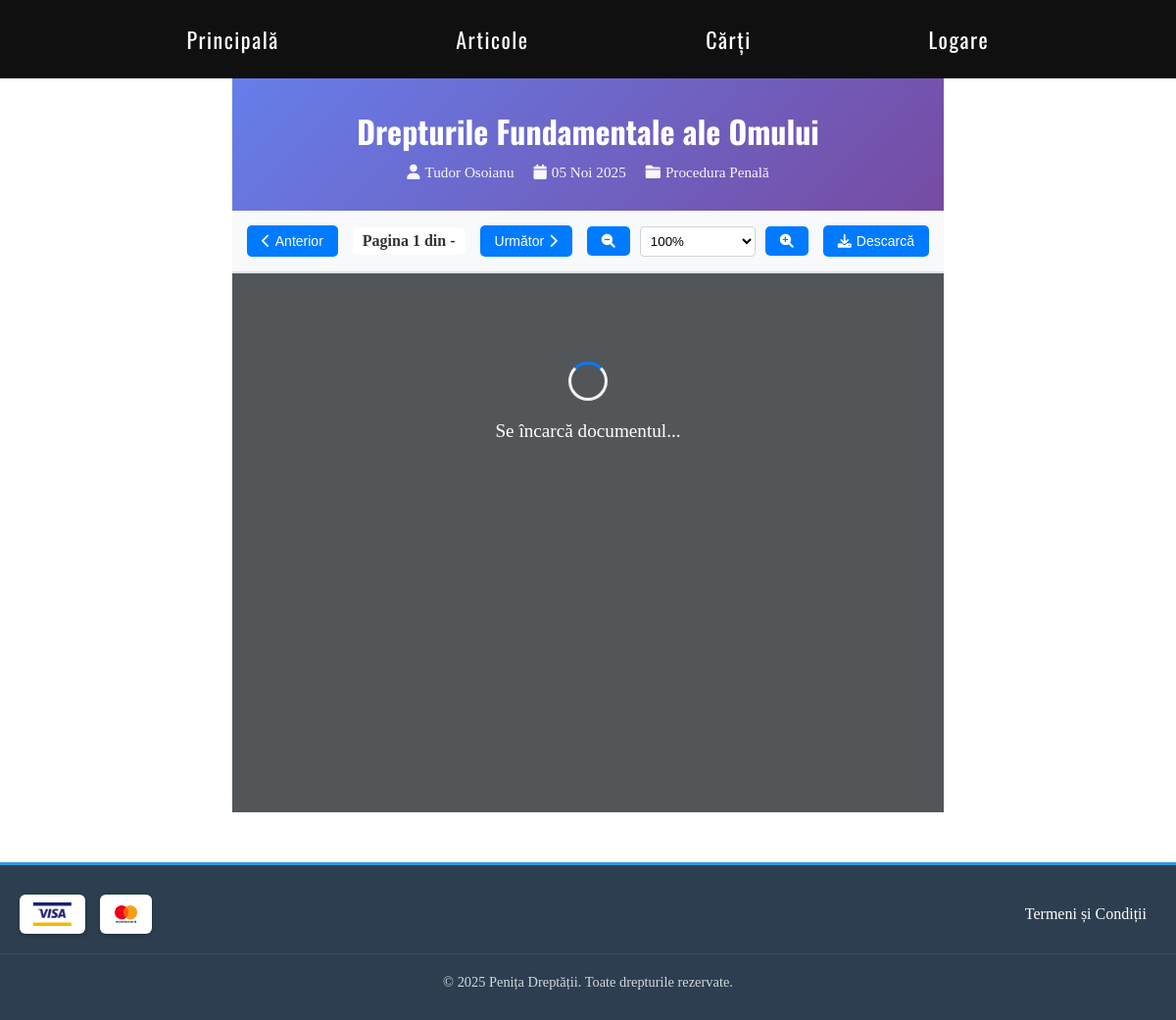
Screenshot of /articles/drepturile-fundamentale-ale-omului/ with the database file from the repository.
### articles/models.py (models this page shows, shortened)
class Article(models.Model):
    CATEGORY_CHOICES = (
        ('procedura_penala', 'Procedura Penală'),
        ('criminalistica', 'Criminalistica'),
        ('alte_stiinte', 'Alte Științe'),
    )
    authors = (
        ('Tudor Osoianu', 'Tudor Osoianu'),
        ('Dinu Ostavciuc', 'Dinu Ostavciuc'),
        ('Tudor Osoianu, Dinu Ostavciuc', 'Tudor Osoianu, Dinu Ostavciuc')
    )
    name = models.CharField(max_length=256)
    description = models.TextField(max_length=500, blank=True, null=True)
    file = models.FileField(upload_to='files/articles')
    publication_date = models.DateField(auto_now_add=True, blank=True, null=True)
    author = models.CharField(max_length=256, choices=authors)
    category = models.CharField(max_length=50, choices=CATEGORY_CHOICES, null=True, blank=True)
    slug = models.SlugField()
    class Meta:
        verbose_name = 'Articol'
        verbose_name_plural = 'Articole'

### articles/views.py (the view)
# urls.py: path('articles/<slug:slug>/', views.article_detail, name='article_detail'),
def article_detail(request, slug):
    article = get_object_or_404(Article, slug=slug)
    print(article.file.url)  # Проверяем правильность URL
    return render(request, 'articles/article_detail.html', {'article': article})

### templates/articles/article_detail.html (shortened to what this page needs)
{% extends 'base.html' %}
{% load static %}
{% block css_link %}
<link rel="stylesheet" href="https://cdnjs.cloudflare.com/ajax/libs/pdf.js/3.11.174/pdf_viewer.min.css">
{% endblock css_link %}
{% block content %}
{% include 'navbar.html' %}
<div class="article-container">
    <div class="article-header">
        <h1>{{ article.name }}</h1>
        <div class="article-meta">
            <span><i class="fas fa-user"></i> {{ article.author }}</span>
            <span><i class="fas fa-calendar"></i> {{ article.publication_date|date:"d M Y" }}</span>
            {% if article.category %}
            <span><i class="fas fa-folder"></i> {{ article.get_category_display }}</span>
            {% endif %}
        </div>
    </div>
    <div class="pdf-controls">
        <button id="prev-page" onclick="previousPage()">
            <i class="fas fa-chevron-left"></i> Anterior
        </button>
        <span class="page-info">
            Pagina <span id="current-page">1</span> din <span id="total-pages">-</span>
        </span>
        <button id="next-page" onclick="nextPage()">
            Următor <i class="fas fa-chevron-right"></i>
        </button>
        <div class="zoom-controls">
            <button onclick="zoomOut()">
                <i class="fas fa-search-minus"></i>
            </button>
            <select id="zoom-level" onchange="setZoom(this.value)">
                <option value="1" selected>100%</option>
            </select>
            <button onclick="zoomIn()">
                <i class="fas fa-search-plus"></i>
            </button>
        </div>
        <button onclick="downloadPDF()">
            <i class="fas fa-download"></i> Descarcă
        </button>
    </div>
    <div class="pdf-viewer-container">
        <div id="pdf-canvas-container">
            <div class="loading">
                <div class="loading-spinner"></div>
                Se încarcă documentul...
            </div>
        </div>
    </div>
</div>
{% endblock content %}

### main/static/css/style.css (style rules this page uses)
* { margin: 0; padding: 0; box-sizing: border-box; }

### main/static/css/footer.css (style rules this page uses)
html, body { min-height: 100vh; margin: 0; padding: 0; }
body { display: flex; flex-direction: column; }

### templates/articles/article_detail.html (style rules this page uses)
body { margin: 0; padding: 0; overflow-x: hidden; }
.article-container { max-width: 100%; margin: 0 auto; background: #fff; min-height: 100vh; }
.article-header { background: linear-gradient(135deg, #667eea 0%, #764ba2 100%); color: white; padding: 30px 20px; text-align: center; }
.article-header h1 { font-size: 2rem; margin-bottom: 10px; font-family: 'Oswald', sans-serif; }
.article-meta { display: flex; justify-content: center; gap: 20px; flex-wrap: wrap; font-size: 0.95rem; opacity: 0.95; }
.article-meta span { display: flex; align-items: center; gap: 5px; }
.pdf-controls { background: #f8f9fa; padding: 15px; display: flex; justify-content: center; align-items: center; gap: 15px; flex-wrap: wrap; border-bottom: 2px solid #dee2e6; position: sticky; top: 0; z-index: 100; }
.pdf-controls button { padding: 8px 15px; background: #007bff; color: white; border: none; border-radius: 5px; cursor: pointer; font-size: 14px; display: flex; align-items: center; gap: 5px; transition: background 0.3s; }
.page-info { font-weight: bold; color: #333; padding: 5px 10px; background: white; border-radius: 5px; }
.zoom-controls { display: flex; gap: 10px; align-items: center; }
.zoom-controls select { padding: 6px; border: 1px solid #ced4da; border-radius: 4px; background: white; }
.pdf-viewer-container { width: 100%; background: #525659; position: relative; overflow: auto; height: calc(100vh - 250px); }
#pdf-canvas-container { display: flex; flex-direction: column; align-items: center; padding: 20px; gap: 20px; }
.loading { text-align: center; padding: 50px; color: white; font-size: 1.2rem; }
.loading-spinner { border: 3px solid #f3f3f3; border-top: 3px solid #007bff; border-radius: 50%; width: 40px; height: 40px; animation: spin 1s linear infinite; margin: 20px auto; }

### rows the page displays
Article: name "Drepturile Fundamentale ale Omului", author "Tudor Osoianu", publication_date "05 Noi 2025", category "Procedura Penală"
